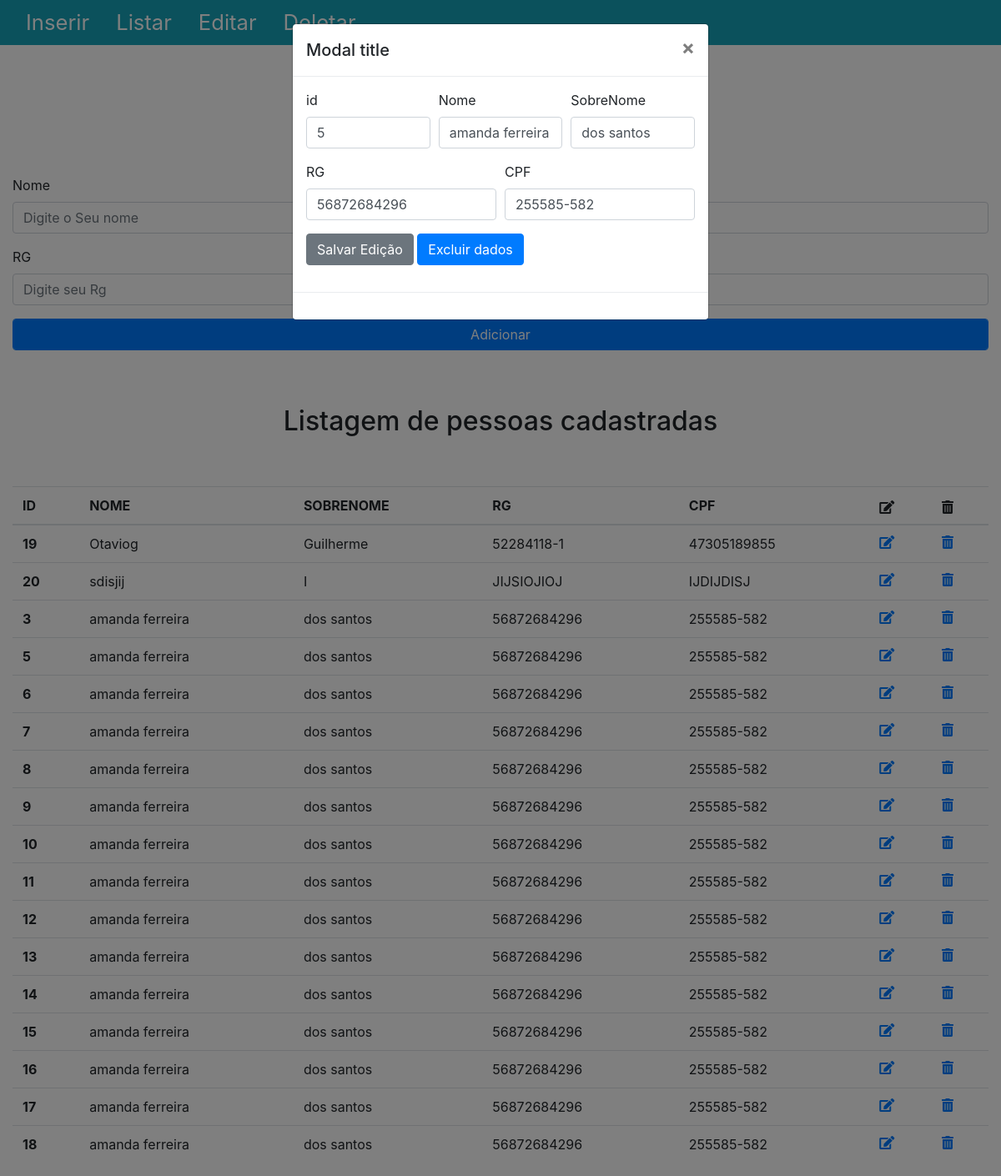
/index.php?id=5, run on the app's committed database.
### tables this page shows
CREATE TABLE IF NOT EXISTS `boot` (
  `id` int(11) NOT NULL AUTO_INCREMENT,
  `nome` varchar(100) DEFAULT NULL,
  `sobrenome` varchar(100) DEFAULT NULL,
  `rg` varchar(30) DEFAULT NULL,
  `cpf` varchar(30) DEFAULT NULL,
  PRIMARY KEY (`id`)
);

### index.php (the view, shortened to what this page needs)
<?php
require_once("conexao.php");
if(isset($_POST['nome']) && isset($_POST['sobrenome']) && isset($_POST['rg']) && isset($_POST['cpf']) && isset($_POST['cadastrar'])){
    $sql = "INSERT INTO boot(nome, sobrenome, rg, cpf) VALUES(?,?,?,?)";
    $resultado = $conexao->prepare($sql);
    $resultado->bindParam(1, $_POST['nome']);
    $resultado->bindParam(2, $_POST['sobrenome']);
    $resultado->bindParam(3, $_POST['rg']);
    $resultado->bindParam(4, $_POST['cpf']);
    $resultado->execute();
    if($sql==true){
        echo"<script>alert('Dados inserido com sucesso');</script>";
    }else{
        echo"<script>alert('Aconteceu algum erro complete todos os dados');</script>";
    }
}else if(isset($_GET['id']) ){
    $id = $_GET['id'];
    $seleciona =$conexao->query("SELECT * FROM boot WHERE id=".$id."");
         while($dados = $seleciona->fetch(PDO::FETCH_ASSOC)){
                  echo" <div class='modal' tabindex='-1' role='dialog' id='myModal'>
                    <div class='modal-dialog' role='document'>
                        <div class='modal-content'>
                        <div class='modal-header'>
                            <h5 class='modal-title'>Modal title</h5>
                            <button type='button' class='close' data-dismiss='modal' aria-label='Close'>
                            <span aria-hidden='true'>&times;</span>
                            </button>
                        </div>
                        <div class='modal-body'>
                             <form action='index.php' method='post'>
                                <div class='form-row'>
                                    <div class='form-group col-md-4'>
                                        <label for='id'>id</label>
                                        <input type='text' class='form-control' id='id' name='id' value='".$dados['id']."'>
                                    </div>
                                    <div class='form-group col-md-4'>
                                        <label for='nome'>Nome</label>
                                        <input type='text' class='form-control' id='nome' name='nome' value='".$dados['nome']."'>
                                    </div>
                                    <div class='form-group col-md-4'>
                                        <label for='sobrenome'>SobreNome</label>
                                        <input type='text' class='form-control' id='sobrenome' name='sobrenome' value='".$dados['sobrenome']."'>
                                    </div>
                                </div>
                                <div class='form-row'>
                                    <div class='form-group col-md-6'>
                                        <label for='rg'>RG</label>
                                        <input type='text' class='form-control' id='rg' name='rg' value='".$dados['rg']."'>
                                    </div>
                                    <div class='form-group col-md-6'>
                                        <label for='cpf'>CPF</label>
                                        <input type='text' class='form-control' id='cpf' name='cpf' value='".$dados['cpf']."'>
                                    </div>
                                </div>
                                 <button type='submit' class='btn btn-secondary' name='editar'>Salvar Edição</button>
                                    <button type='submit' class='btn btn-primary' name='excluir'>Excluir dados</button>
                             </form>
                        </div>
                        <div class='modal-footer'>
                        </div>
                        </div>
                    </div>
                    </div> ";
                }
    }else if(isset($_POST['excluir'])){
        $sql = "DELETE FROM boot WHERE id=?";
        $retorno = $conexao->prepare($sql);
        $retorno->bindParam(1,$_POST['id']);
        $retorno->execute();
    }else if(isset($_POST['editar'])){
         $sql = "UPDATE boot SET nome=?, sobrenome=?, rg=?, cpf=? WHERE id=?";
        $retorno = $conexao->prepare($sql);
        $retorno->bindParam(1,$_POST['nome']);
        $retorno->bindParam(2,$_POST['sobrnome']);
        $retorno->bindParam(3,$_POST['rg']);
        $retorno->bindParam(4,$_POST['cpf']);
        $retorno->bindParam(5,$_POST['id']);
        $retorno->execute();
    }
?>
<!DOCTYPE html>
<html lang="en">
<head>
    <link rel="stylesheet" href="https://stackpath.bootstrapcdn.com/bootstrap/4.1.1/css/bootstrap.min.css">
    <link rel="stylesheet" href="https://use.fontawesome.com/releases/v5.0.13/css/all.css">
</head>
<body>
    <div class="container-fluid">
        <div class="row">
            <div class="col-md-12 bg-info">
                <nav class="nav">
                    <a class="nav-link" href="">Inserir</a>
                    <a class="nav-link" href="">Listar</a>
                    <a class="nav-link" href="">Editar</a>
                    <a class="nav-link" href="">Deletar</a>
                </nav>
            </div>
        </div>
        <div class="row">
            <div class="col-md-12">
                <h1 class="text-center">Inserir dados</h1>
                <form action="index.php" method="post">
                    <div class="form-row">
                        <div class="form-group col-md-6">
                            <label for="nome">Nome</label>
                            <input type="text" class="form-control" id="nome" name="nome" placeholder="Digite o Seu nome">
                        </div>
                        <div class="form-group col-md-6">
                            <label for="sobrenome">SobreNome</label>
                            <input type="text" class="form-control" id="sobrenome" name="sobrenome" placeholder="Digite o seu sobrenome">
                        </div>
                    </div>
                    <div class="form-row">
                        <div class="form-group col-md-6">
                            <label for="rg">RG</label>
                            <input type="text" class="form-control" id="rg" name="rg" placeholder="Digite seu Rg">
                        </div>
                        <div class="form-group col-md-6">
                            <label for="cpf">CPF</label>
                            <input type="text" class="form-control" id="cpf" name="cpf" placeholder="Digite o seu CPF">
                        </div>
                    </div>
                    <button type="submit" class="btn btn-primary form-control" name="cadastrar">Adicionar</button>
                </form>
            </div>
        </div>
        <div class="row">
            <div class="col-md-12">
                <h2 class="text-center">Listagem de pessoas cadastradas</h2>
                <?php
                    echo"<table class='table'>
                            <thead>
                                <tr>
                                <th scope='col'>ID</th>
                                <th scope='col'>NOME</th>
                                <th scope='col'>SOBRENOME</th>
                                <th scope='col'>RG</th>
                                <th scope='col'>CPF</th>
                                <th scope='col'><i class='fas fa-edit' title='Editar'></i></th>
                                <th scope='col'><i class='fas fa-trash-alt' title='Excluir'></i></th>
                                </tr>
                            </thead>
                            <tbody>";
                            $resposta = $conexao->query("SELECT * FROM boot");
                            while($dados = $resposta->fetch(PDO::FETCH_ASSOC)){
                                echo "<tr>
                                        <th scope='row'>".$dados['id']."</th>
                                        <td>".$dados['nome']."</td>
                                        <td>".$dados['sobrenome']."</td>
                                        <td>".$dados['rg']."</td>
                                        <td>".$dados['cpf']."</td>
                                        <td><a href='index.php?id=".$dados['id']."' ><i class='fas fa-edit' title='Editar'></i></a></td>
                                        <td><a href='index.php?id=".$dados['id']."'name='excluir'><i class='fas fa-trash-alt' title='Excluir'></i></a></td>
                                    </tr>";
                            }
                            echo"</tbody>
                                </table>
                            ";
                ?>
            </div>
        </div>
    </div>
</body>
</html>

### index.php (style rules this page uses)
.nav>a { color:white; font-size:1.6em; }
.text-center { padding:50px; }

### data on the page
boot: id "5", nome "amanda ferreira", sobrenome "dos santos", rg "56872684296", cpf "255585-582"
boot: id "19", nome "Otaviog", sobrenome "Guilherme", rg "52284118-1", cpf "47305189855"
boot: id "20", nome "sdisjij", sobrenome "I", rg "JIJSIOJIOJ", cpf "IJDIJDISJ"
boot: id "3", nome "amanda ferreira", sobrenome "dos santos", rg "56872684296", cpf "255585-582"
boot: id "6", nome "amanda ferreira", sobrenome "dos santos", rg "56872684296", cpf "255585-582"
boot: id "7", nome "amanda ferreira", sobrenome "dos santos", rg "56872684296", cpf "255585-582"
boot: id "8", nome "amanda ferreira", sobrenome "dos santos", rg "56872684296", cpf "255585-582"
boot: id "9", nome "amanda ferreira", sobrenome "dos santos", rg "56872684296", cpf "255585-582"
boot: id "10", nome "amanda ferreira", sobrenome "dos santos", rg "56872684296", cpf "255585-582"
boot: id "11", nome "amanda ferreira", sobrenome "dos santos", rg "56872684296", cpf "255585-582"
boot: id "12", nome "amanda ferreira", sobrenome "dos santos", rg "56872684296", cpf "255585-582"
boot: id "13", nome "amanda ferreira", sobrenome "dos santos", rg "56872684296", cpf "255585-582"
boot: id "14", nome "amanda ferreira", sobrenome "dos santos", rg "56872684296", cpf "255585-582"
boot: id "15", nome "amanda ferreira", sobrenome "dos santos", rg "56872684296", cpf "255585-582"
boot: id "16", nome "amanda ferreira", sobrenome "dos santos", rg "56872684296", cpf "255585-582"
boot: id "17", nome "amanda ferreira", sobrenome "dos santos", rg "56872684296", cpf "255585-582"
boot: id "18", nome "amanda ferreira", sobrenome "dos santos", rg "56872684296", cpf "255585-582"
